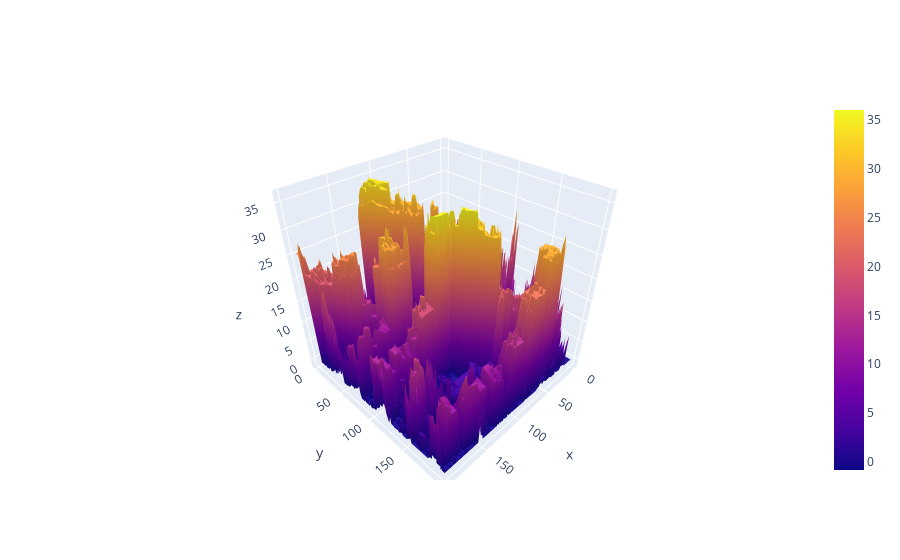

Write notebook code for a chart like this one.
### Code cell
X_72 = 153190.79
Y_72 = 169986.98

plot = plot_window(X_72,Y_72)

### Figure 1 — Plotly figure (JSON) as saved in the notebook; plotly's stock layout.template omitted (floating-point values rounded to 4 significant figures; data arrays with more than 128 entries replaced by an {"elided": "..."} marker saying what was removed)
{"data": [{"type": "surface", "z": {"elided": "200x200 float values"}}], "layout": {}}
